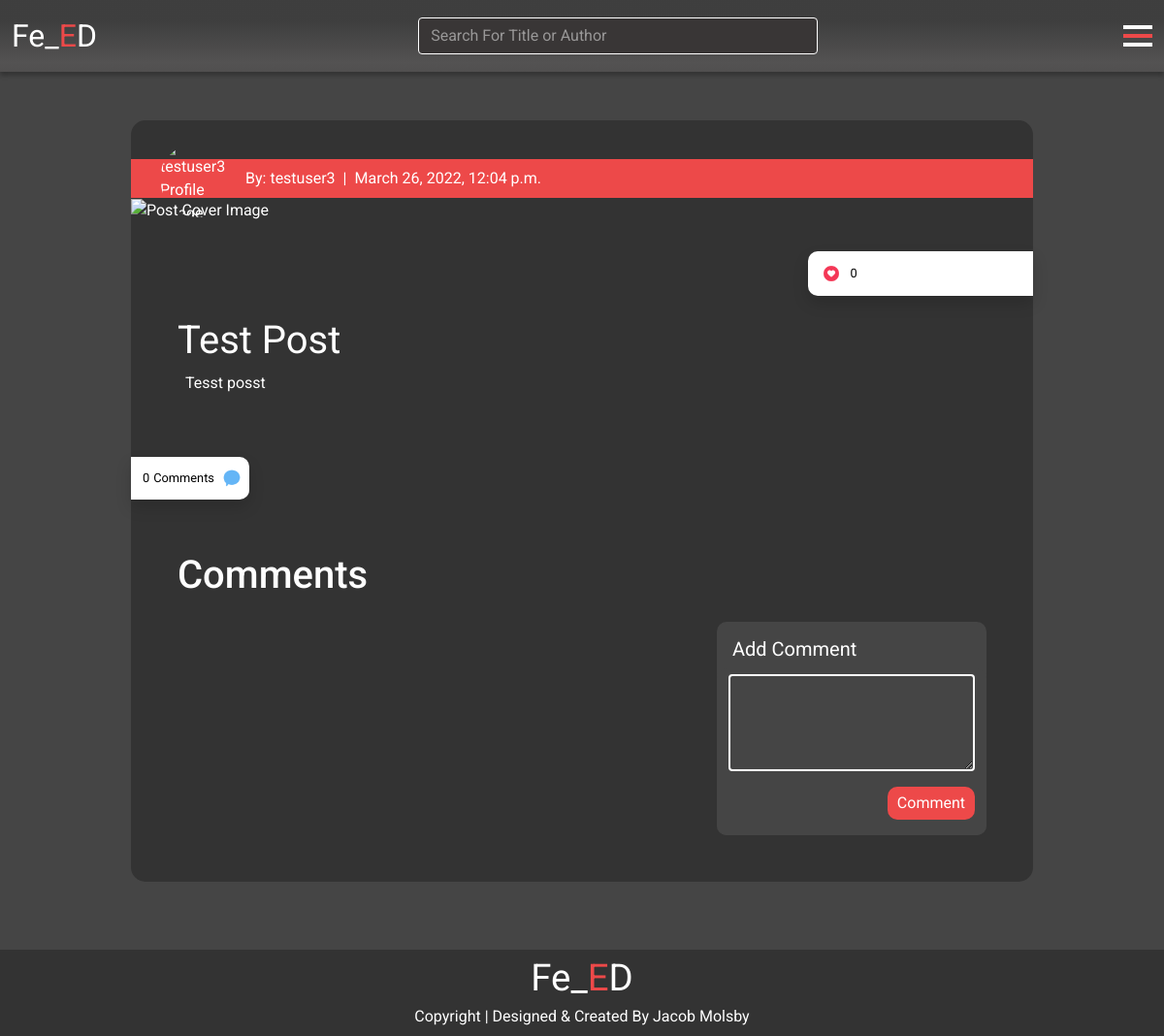
The app's page /test-post/ (signed in), older data.
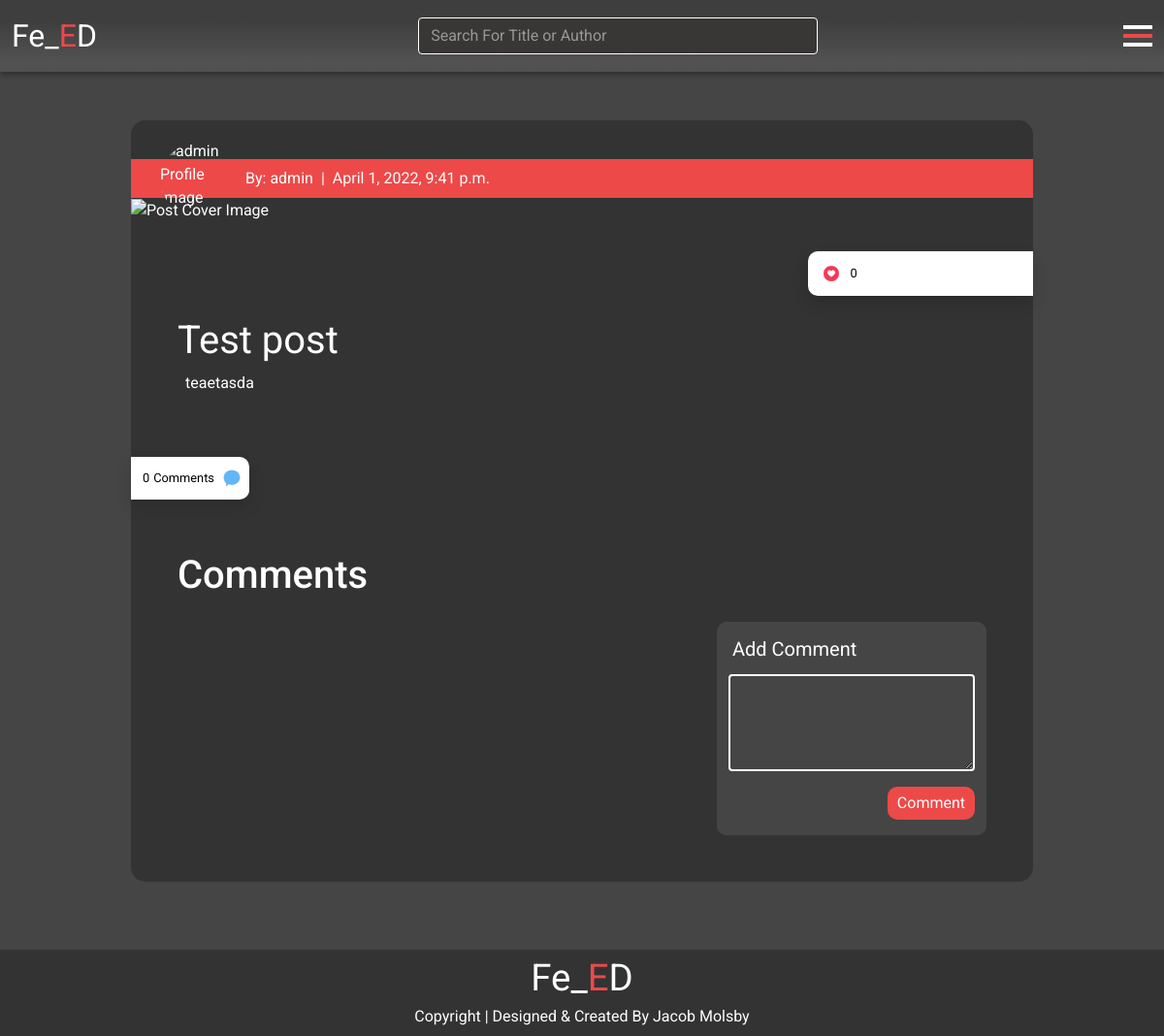
The same page, newer data.
### posts/models.py (models this page shows, shortened)
class Post(models.Model):
    author = models.ForeignKey(
        BlogUser, on_delete=models.CASCADE, related_name="post_author")
    slug = models.SlugField(blank=True, null=True)
    post_image = models.ImageField()
    post_title = models.CharField(max_length=254)
    post_body = models.TextField()
    posted = models.DateTimeField(auto_now_add=True)
    status = models.IntegerField(choices=STATUS, default=0)
    likes = models.ManyToManyField(
        User, related_name='blog_likes', blank=True)
    class Meta:
        ordering = ['-posted']
    def number_of_likes(self):
        return self.likes.count()

### users/models.py (models this page shows)
class BlogUser(models.Model):
    user = models.OneToOneField(User, on_delete=models.CASCADE)
    first_name = models.CharField(max_length=254, null=True, blank=True)
    last_name = models.CharField(max_length=254, null=True, blank=True)
    profession = models.CharField(max_length=254, null=True, blank=True)
    email = models.EmailField(null=True, blank=True)
    bio = models.TextField()
    image = models.ImageField()
    joined = models.DateTimeField(auto_now_add=True)
    def __str__(self):
        return self.user.username

### posts/views.py (the view)
# urls.py: path("<slug:slug>/", views.post_detail, name="post_detail"),
@login_required
def post_detail(request, slug):
    queryset = Post.objects.filter(status=1)
    post = get_object_or_404(queryset, slug=slug)
    comments = post.comments.all().order_by("-posted")
    liked = False
    if post.likes.filter(id=request.user.id).exists():
        liked = True
    user = BlogUser.objects.all()
    blog_user = get_object_or_404(user, user=request.user)
    comment_form = CommentForm(data=request.POST)
    if comment_form.is_valid():
        comment_form.instance.comment_author = blog_user
        comment = comment_form.save(commit=False)
        comment.post = post
        comment.save()
        messages.success(request, f'You left a comment on {post.post_title}')
        return HttpResponseRedirect(reverse('post_detail', args=[slug]))
    else:
        comment_form = CommentForm()
    template_name = "posts/post_detail.html"
    context = {
        "comments": comments,
        "comment_form": comment_form,
        "post": post,
        "liked": liked,
    }
    return render(request, template_name, context)

### posts/forms.py
class CommentForm(forms.ModelForm):
    class Meta:
        model = Comment
        fields = ('comment_content',)

### posts/templates/posts/post_detail.html (shortened to what this page needs)
{% extends 'base.html' %}
{% block content %}
<section class="position-relative">
    <div class="details-spacer"></div>
    <div class="container">
        <div class="row d-flex justify-content-center">
            <div class="col-12 col-md-11 col-lg-10">
                <div class="post-background">
                    <div class="post-detail-banner position-relative">
                        <div class="post-detail-author-wrapper d-flex align-items-center">
                            {% if post.author.image %}
                            <img class="author-profile-detail-img" src="{{ post.author.image.url }}"
                                alt="{{ post.author }} Profile Image">
                            {% else %}
                            <img class="author-profile-detail-img" src="{{ MEDIA_URL }}profile-image.png"
                                alt="Default Profile image">
                            {% endif %}
                            <h6 class="post-author mb-0 text-thin ms-2">By: {{ post.author }}<span
                                    class="divider me-1 ms-1 ms-md-2 me-md-2">|</span><span
                                    class="post-date">{{ post.posted }}</span></h6>
                        </div>
                    </div>
                    <div class="likes-container position-relative">
                        <div class="likes-banner position-absolute d-flex justify-content-end">
                            <div class="likes col-5 col-md-3 p-2 shadow">
                                {% if user.is_authenticated %}
                                <form class="d-flex text-thin text-small align-items-center mb-0 pt-1 pb-1"
                                    action="{% url 'like' post.slug %}" method="POST">
                                    <button type="submit" id="likeButton" name="blogpost_like" value="{{ post.slug }}"
                                        class="like-button"><img id="likeImg" class="img-smaller" src="{{ MEDIA_URL }}thumbs-up.png" alt="Heart icon"></button>
                                    <span class="ms-1 me-1 number-of-likes">{{ post.number_of_likes }}</span>
                                </form>
                                {% else %}
                                <img id="likeImg" class="img-smaller" src="{{ MEDIA_URL }}thumbs-up.png" alt="Heart icon">
                                <span class="ms-1 me-1 number-of-likes">{{ post.number_of_likes }}</span>
                                {% endif %}
                            </div>
                        </div>
                    </div>
                    <div class="post-body-wrapper p-3 p-md-4 p-lg-5 col-12">
                        <div class="post-spacer"></div>
                        <h1 class="post-title text-thin">{{ post.post_title }}</h1>
                        <p class="ms-2 post-body" id="postBody">{{ post.post_body|safe }}</p>
                    </div>
                    <div class="comment-container position-relative">
                        <div class="comment-banner position-absolute d-flex justify-content-start">
                            <div class="comment col-5 col-md-3 p-2 shadow d-flex justify-content-end">
                                <p class="text-thin text-small mb-0 pt-1 pb-1 comment-banner-text"><span
                                        class="ms-1 me-1 number-of-comments">{{ post.comments.count }}</span>Comments<img
                                        class="ms-2 img-smaller" src="{{ MEDIA_URL }}comment.png"
                                        alt="Comment Icon"></p>
                            </div>
                        </div>
                    </div>
                    <div class="post-spacer"></div>
                    <div class="comment-body p-3 p-md-4 p-lg-5">
                        <h1 class="mb-4">Comments</h1>
                        <div class="row d-flex justify-content-between">
                            {% if comments %}
                            <div class="comment-wrapper col-12 col-md-4 order-md-last mb-3 mt-1">
                                <div class="add-comment comments-form">
                                    <h5 class="text-thin pt-3 ps-3">Add Comment</h5>
                                    <p class="text-thin text-muted ps-3">Posting as: {{ request.user }}</p>
                                    <form method="POST" class="form-control comments-form pb-3">
                                        {% csrf_token %}
                                        {{ comment_form | crispy }}
                                        <div class="comment-button-wrapper d-flex justify-content-end mt-3">
                                            <button class="submit-comment" type="submit">Comment</button>
                                        </div>
                                    </form>
                                </div>
                            </div>
                            <div class="col-12 col-md-7">
                                {% for comment in comments %}
                                <div class="comments mt-1 mb-1 col-12">
                                    <div class="top-comment-banner position-relative">
                                        <div class="comment-info d-flex align-items-center">
                                            <img class="comment-profile"
                                                src="{% if comment.comment_author.image %}{{ comment.comment_author.image.url }}{% else %} {{MEDIA_URL}}profile-image.png{% endif %}"
                                                alt="Profile-image">
                                            <div class="comment-info-text ms-2">
                                                <p class="mb-0 text-thinner text-smallest">By:
                                                    {{ comment.comment_author }}
                                                    <strong>
                                                        </strong>
                                                </p>
                                                <p class="mb-0 text-thinner text-smallest">Posted: {{ comment.posted }}
                                                </p>
                                            </div>
                                        </div>
                                        <a class="delete-comment position-absolute" href="{% url 'delete_comment' comment.id post.slug %}"><img class="img-smaller" src="{{MEDIA_URL}}trash-bin.png" alt="Trash bin icon"></a>
                                    </div>
                                    <div
                                        class="comment-content d-flex justify-content-center align-items-center m-3 md-5">
                                        <p class="mb-3">
                                            {{ comment.comment_content|safe }}
                                        </p>
                                    </div>
                                </div>
                                {% endfor %}
                            </div>
                        </div>
                        {% else %}
                        <div class="comment-wrapper w-100 d-flex justify-content-end">
                            <div class="add-comment comments-form col-xs-11 col-sm-10 col-md-4 mb-3 mb-md-0">
                                <h5 class="text-thin pt-3 ps-3">Add Comment</h5>
                                <form method="POST" class="form-control comments-form pb-3">
                                    {{ comment_form | crispy }}
                                    <div class="comment-button-wrapper d-flex justify-content-end mt-3">
                                        <button class="submit-comment" type="submit">Comment</button>
                                    </div>
                                </form>
                            </div>
                        </div>
                        {% endif %}
                    </div>
                </div>
            </div>
        </div>
    </div>
    </div>
</section>
{% endblock %}

### templates/base.html (shortened to what this page needs)
{% load static %}
<!doctype html>
<html lang="en">
<head>
    <link href="https://cdn.jsdelivr.net/npm/bootstrap@5.1.3/dist/css/bootstrap.min.css" rel="stylesheet"
>
    <link rel="stylesheet" href="{% static 'css/style.css' %}">
</head>
<body>
    <header>
        <nav class="navbar navbar-background">
            <div class="container-fluid">
                <a class="navbar-brand" href="{% url 'home' %}">Fe_<span class="red">E</span>D</a>
                <form class="d-flex search-form d-none d-md-block" method="GET" action="{% url 'search' %}">
                    <input class="form-control me-2" id="searchDesktop" type="search" name="q" placeholder="Search For Title or Author" aria-label="SearchDesktop">
                </form>
                <a data-bs-toggle="offcanvas" data-bs-target="#offcanvasRight" id="canvasToggle"
                    aria-controls="offcanvasRight"><img class="img-small" src="{{ MEDIA_URL }}hamburger-icon.png" alt="Hamburger icon, 2 white lines and one red"></a>
            </div>
        </nav>
    </header>
    {% block content %}
    {% endblock %}
    <div class="footer-spacer"></div>
    <footer class="mt-auto">
        <div class="footer-background">
            <div class="container-fluid text-center">
                <nav>
                    <div class="text-wrapper">
                        <ul class="footer-list list-unstyled m-0">
                            <li>
                                <a class="footer-logo" href="{% url 'home' %}">Fe_<span class="red">E</span>D</a>
                            </li>
                        </ul>
                        <p class="mb-0 pb-2">Copyright | Designed & Created By Jacob Molsby</p>
                    </div>
                </nav>
            </div>
        </div>
    </footer>
</body>
</html>

### static/css/style.css (style rules this page uses)
html, body { margin: 0; padding: 0; box-sizing: border-box; height: 100%; }
body { background-color: #454545; color: #fff; display:grid; grid-template-rows: auto 1fr auto; min-height:100vh; }
a { color: #fff; text-decoration: none; }
.row { --bs-gutter-x: 0 !important; --bs-gutter-y: 0 !important; }
* { font-family: roboto, sans-serif; }
.footer-spacer { height: 70px; }
.details-spacer { height: 50px; }
.text-small { font-size: .8rem; }
.text-thin { font-weight: 400; }
.shadow { box-shadow: 0px 4px 4px rgba(0, 0, 0, 0.25); }
.img-smaller { width: 20px; height: auto; }
.img-small { width: 30px; height: auto; }
.navbar-brand { font-size: 2rem; }
.navbar-background { background: linear-gradient(0deg, rgba(57, 54, 54, 0.53) -80%, rgba(93, 91, 91, 0.6) 12.55%, rgba(56, 56, 56, 0.52) 71.2%); box-shadow: 0px 4px 4px rgba(0, 0, 0, 0.25); }
.search-form { width: 35%; }
input#searchDesktop::placeholder, input#searchMobile::placeholder { color: rgba(250,250,250, 0.5) }
#canvasToggle { z-index: 999999; cursor: pointer; }
.red { color: #ED4949; }
.footer-background { background-color: #333333; }
.footer-logo { font-size: 2.4rem; }
.post-background { border-radius: 15px; background-color: #333333; padding-top: 40px; }
.post-detail-banner { width: 100%; height: 40px; background-color: #ED4949; }
.post-author { font-size: clamp(.6rem, -0.875rem + 6.333vw, 1rem); }
.post-detail-author-wrapper { position: absolute; left: 30px; top: -20px; }
.post-body-wrapper { flex-direction: column; }
.author-profile-detail-img { width: 80px; height: 80px; border-radius: 50%; }
.post-spacer { height: 50px; }
.likes-banner { width: 100%; top: 30px; }
.likes { color: #000; background-color: #fff; border-radius: 10px 0 0 10px; }
.like-button { border: 0 !important; background-color: transparent; }
.comment-banner { width: 100%; }
.comment { border-radius: 0 10px 10px 0; background-color: #fff; width: max-content; }
.comment-banner-text { color: #000; }
.comments-form { background-color: #454545; border: 0; border-radius: 10px; }
#id_comment_content { background-color: transparent; border: 2px solid #fff; color: #fff; height: 100px; }
.submit-comment { color: #fff; background-color: #ED4949; border-radius: 10px; border: 0; padding: 5px 10px 5px 10px; }

Row changes from the older to the newer data that the page shows:
removed Post: author "testuser3", posted "March 26, 2022, 12:04 p.m.", number_of_likes "0", post_title "Test Post", post_body "Tesst posst", comments.count "0"
added Post: author "admin", posted "April 1, 2022, 9:41 p.m.", number_of_likes "0", post_title "Test post", post_body "teaetasda", comments.count "0"
